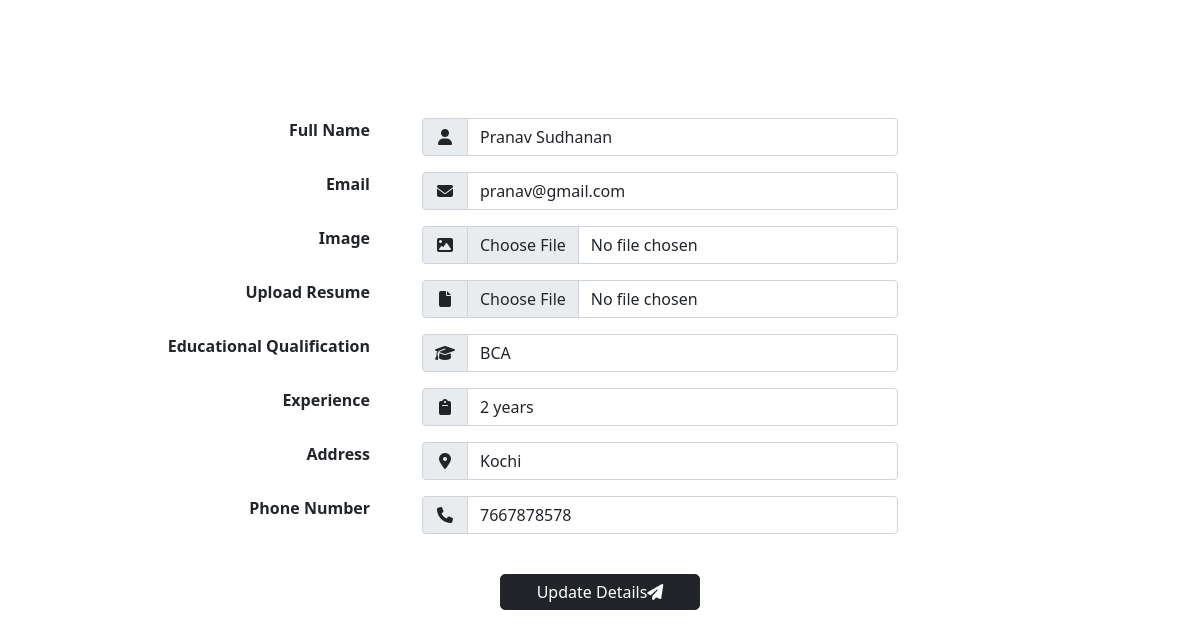
The page /userdetailsedit/17 on the database its author committed.
### capp/models.py (models this page shows)
class userprofilemodel(models.Model):
    uid=models.IntegerField()
    image = models.ImageField(upload_to='capp/static')
    fname = models.CharField(max_length=25)
    email = models.EmailField()
    resume = models.FileField(upload_to='capp/static')
    qualify = models.CharField(max_length=70)
    exp = models.CharField(max_length=25)
    address = models.CharField(max_length=200)
    phone = models.IntegerField()

### capp/views.py (the view, shortened to what this page needs)
# urls.py: path('userdetailsedit/<int:id>', edituserdetails),
def edituserdetails(request, id):
    a = userprofilemodel.objects.get(id=id)
    image = str(a.image).split('/')[-1]
    resume = str(a.resume).split('/')[-1]
    return render(request, 'edituserdetails.html',{'a':a, 'image':image, 'resume':resume})

### capp/templates/edituserdetails.html (shortened to what this page needs)
<!DOCTYPE html>
<html lang="en">
<head>
    <link href="https://cdn.jsdelivr.net/npm/bootstrap@5.0.2/dist/css/bootstrap.min.css" rel="stylesheet">
</head>
<body background="https://images.unsplash.com/photo-1513530534585-c7b1394c6d51?ixlib=rb-4.0.3&ixid=MnwxMjA3fDB8MHxwaG90by1wYWdlfHx8fGVufDB8fHx8&auto=format&fit=crop&w=2071&q=80">
    <h1><center><strong>Edit Details</strong></center></h1>
    <div class="container">
    <center>
        <form method="post" enctype="multipart/form-data">{% csrf_token %}
            <div class="row">
                <div class="col-4">
                    <label class="form-label"><strong class="a">Full Name</strong></label>
                </div>
                <div class="col-8" id="b">
                    <div class="input-group mb-3">
                    <span class="input-group-text"><i class="fa-solid fa-user" style="width:20px"></i></i></span>
                    <input type="text" class="form-control" name="fname" placeholder="Enter your Name" value="{{a.fname}}">
                </div>
            </div>
        </div>
        <div class="row">
            <div class="col-4">
                <label class="form-label"><strong class="a">Email</strong></label>
            </div>
            <div class="col-8" id="b">
                <div class="input-group mb-3">
                <span class="input-group-text"><i class="fa-solid fa-envelope" style="width:20px"></i></span>
                <input type="email" class="form-control" name="email" placeholder="Enter your Email" value="{{a.email}}">
            </div>
        </div>
    </div>
            <div class="row">
                <div class="col-4">
                    <label class="form-label"><strong class="a">Image</strong></label>
                </div>
                <div class="col-8" id="b">
                    <div class="input-group mb-3">
                    <span class="input-group-text"><i class="fa-solid fa-image" style="width:20px"></i></span>
                        <input type="file" class="form-control" name="image" value="{{a.image}}">
                </div>
            </div>
        </div>
            <div class="row">
                <div class="col-4">
                    <label class="form-label"><strong class="a">Upload Resume</strong></label>
                </div>
                <div class="col-8" id="b">
                    <div class="input-group mb-3">
                        <span class="input-group-text"><i class="fa-solid fa-file" style="width:20px"></i></span>
                        <input type="file" class="form-control" name="resume" value="{{a.resume}}">
                </div>
            </div>
        </div>
        <div class="row">
            <div class="col-4">
                <label class="form-label"><strong class="a">Educational Qualification</strong></label>
            </div>
            <div class="col-8" id="b">
                <div class="input-group mb-3">
                    <span class="input-group-text"><i class="fa-solid fa-graduation-cap" style="width:20px"></i></span>
                    <input type="text" class="form-control" name="qualify" placeholder="Enter your Qualification" value="{{a.qualify}}">
            </div>
        </div>
    </div>
    <div class="row">
        <div class="col-4">
            <label class="form-label"><strong class="a">Experience</strong></label>
        </div>
        <div class="col-8" id="b">
            <div class="input-group mb-3">
                <span class="input-group-text"><i class="fa-solid fa-clipboard" style="width:20px"></i></span>
                <input type="text" class="form-control" name="exp" placeholder="Enter your Experience" value="{{a.exp}}">
        </div>
    </div>
</div>
            <div class="row">
                <div class="col-4">
                    <label class="form-label"><strong class="a">Address</strong></label>
                </div>
                <div class="col-8" id="b">
                    <div class="input-group mb-3">
                    <span class="input-group-text"><i class="fa-solid fa-location-dot" style="width:20px"></i></span>
                    <input type="text" class="form-control" name="address" placeholder="Enter your Address" value="{{a.address}}">
                </div>
                </div>
            </div>
            <div class="row">
        <div class="col-4">
            <label class="form-label"><strong class="a">Phone Number</strong></label>
        </div>
        <div class="col-8" id="b">
            <div class="input-group mb-3">
                <span class="input-group-text"><i class="fa-solid fa-phone" style="width:20px"></i></span>
                <input type="number" class="form-control" name="phone" placeholder="Enter your Number" value="{{a.phone}}">
        </div>
    </div>
</div>
            <br>
         <center>
         <button type="submit" class="btn btn-dark text-white" style="width:200px;" id="n">Update Details<i class="fa-solid fa-paper-plane"></i></button>
        </center>
        </form>
    </center>
    </div>
</body>
</html>

### capp/templates/edituserdetails.html (style rules this page uses)
h1 { text-align: center; padding-top: 20px; font-size: 72px; background-image: url(https://png.pngtree.com/background/20210709/original/pngtree-technology-business-blue-background-glare-picture-image_939240.jpg); -webkit-background-clip: text; -webkit-text-fill-color: transparent; }
.container { margin-top: 50px; text-align: center; }
label .a { width: 300px; display: inline-block; text-align: right; }
.container .row #b { width: 500px; }
button { text-align: center; }
.container form button { border-radius: 5px; padding: 5px; }

### rows shown on the page
userprofilemodel: fname "Pranav Sudhanan", email "pranav@gmail.com", qualify "BCA", exp "2 years", address "Kochi", phone "7667878578"
